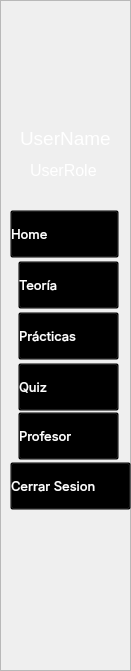
    <widget class="QFrame" name="fondo_menu">
     <property name="geometry">
      <rect>
       <x>9</x>
       <y>20</y>
       <width>131</width>
       <height>671</height>
      </rect>
     </property>
     <property name="styleSheet">
      <string notr="true">#fondo_menu{
	background-color: rgb(37, 161, 148);
	border-radius: 20px;
}

menu_icon{
	background-color: rgb(255, 255, 255);
}

QVBoxLayout{
	background-color: transparent;
}

QPushButton{
	background-color: transparent;
	text-align: left;
	color: white;
}

QLabel{
	background-color: transparent;
	color: white;
}</string>
     </property>
     <property name="frameShape">
      <enum>QFrame::StyledPanel</enum>
     </property>
     <property name="frameShadow">
      <enum>QFrame::Raised</enum>
     </property>
     <widget class="QLabel" name="icon_user">
      <property name="geometry">
       <rect>
        <x>30</x>
        <y>40</y>
        <width>71</width>
        <height>71</height>
       </rect>
      </property>
      <property name="styleSheet">
       <string notr="true">background-color: transparent;</string>
      </property>
      <property name="text">
       <string/>
      </property>
      <property name="pixmap">
       <pixmap>../src/icons/icon_user.png</pixmap>
      </property>
      <property name="scaledContents">
       <bool>true</bool>
      </property>
     </widget>
     <widget class="QLabel" name="icon_unimayor">
      <property name="geometry">
       <rect>
        <x>30</x>
        <y>560</y>
        <width>71</width>
        <height>71</height>
       </rect>
      </property>
      <property name="styleSheet">
       <string notr="true">background-color: transparent;</string>
      </property>
      <property name="text">
       <string/>
      </property>
      <property name="pixmap">
       <pixmap>../src/icons/logo_IUCMC.png</pixmap>
      </property>
      <property name="scaledContents">
       <bool>true</bool>
      </property>
     </widget>
     <widget class="QLabel" name="label_userName">
      <property name="geometry">
       <rect>
        <x>20</x>
        <y>130</y>
        <width>91</width>
        <height>16</height>
       </rect>
      </property>
      <property name="font">
       <font>
        <pointsize>14</pointsize>
       </font>
      </property>
      <property name="text">
       <string>UserName</string>
      </property>
     </widget>
     <widget class="QLabel" name="label_userRole">
      <property name="geometry">
       <rect>
        <x>30</x>
        <y>160</y>
        <width>71</width>
        <height>20</height>
       </rect>
      </property>
      <property name="font">
       <font>
        <pointsize>12</pointsize>
       </font>
      </property>
      <property name="text">
       <string>UserRole</string>
      </property>
     </widget>
     <widget class="QPushButton" name="button_menu_teoria">
      <property name="geometry">
       <rect>
        <x>18</x>
        <y>261</y>
        <width>101</width>
        <height>48</height>
       </rect>
      </property>
      <property name="font">
       <font>
        <family>Inter</family>
        <pointsize>10</pointsize>
       </font>
      </property>
      <property name="layoutDirection">
       <enum>Qt::LeftToRight</enum>
      </property>
      <property name="autoFillBackground">
       <bool>false</bool>
      </property>
      <property name="styleSheet">
       <string notr="true"/>
      </property>
      <property name="text">
       <string>Teoría</string>
      </property>
      <property name="icon">
       <iconset>
        <normaloff>../src/icons/icon_teoria.png</normaloff>../src/icons/icon_teoria.png</iconset>
      </property>
      <property name="iconSize">
       <size>
        <width>40</width>
        <height>40</height>
       </size>
      </property>
     </widget>
     <widget class="QPushButton" name="button_menu_quiz">
      <property name="geometry">
       <rect>
        <x>18</x>
        <y>363</y>
        <width>101</width>
        <height>48</height>
       </rect>
      </property>
      <property name="font">
       <font>
        <family>Inter</family>
        <pointsize>10</pointsize>
        <weight>50</weight>
        <bold>false</bold>
       </font>
      </property>
      <property name="layoutDirection">
       <enum>Qt::LeftToRight</enum>
      </property>
      <property name="autoFillBackground">
       <bool>false</bool>
      </property>
      <property name="styleSheet">
       <string notr="true"/>
      </property>
      <property name="text">
       <string>Quiz</string>
      </property>
      <property name="icon">
       <iconset>
        <normaloff>../src/icons/icon_quiz.png</normaloff>../src/icons/icon_quiz.png</iconset>
      </property>
      <property name="iconSize">
       <size>
        <width>40</width>
        <height>30</height>
       </size>
      </property>
     </widget>
     <widget class="QPushButton" name="button_menu_home">
      <property name="geometry">
       <rect>
        <x>10</x>
        <y>210</y>
        <width>109</width>
        <height>48</height>
       </rect>
      </property>
      <property name="font">
       <font>
        <family>Inter</family>
        <pointsize>10</pointsize>
       </font>
      </property>
      <property name="layoutDirection">
       <enum>Qt::LeftToRight</enum>
      </property>
      <property name="autoFillBackground">
       <bool>false</bool>
      </property>
      <property name="styleSheet">
       <string notr="true">background-color: transparent;</string>
      </property>
      <property name="text">
       <string>Home</string>
      </property>
      <property name="icon">
       <iconset>
        <normaloff>../src/icons/icon_home.png</normaloff>../src/icons/icon_home.png</iconset>
      </property>
      <property name="iconSize">
       <size>
        <width>40</width>
        <height>40</height>
       </size>
      </property>
     </widget>
     <widget class="QPushButton" name="button_menu_practicas">
      <property name="geometry">
       <rect>
        <x>18</x>
        <y>312</y>
        <width>101</width>
        <height>48</height>
       </rect>
      </property>
      <property name="font">
       <font>
        <family>Inter</family>
        <pointsize>10</pointsize>
       </font>
      </property>
      <property name="layoutDirection">
       <enum>Qt::LeftToRight</enum>
      </property>
      <property name="autoFillBackground">
       <bool>false</bool>
      </property>
      <property name="styleSheet">
       <string notr="true"/>
      </property>
      <property name="text">
       <string>Prácticas</string>
      </property>
      <property name="icon">
       <iconset>
        <normaloff>../src/icons/icon_practicas.png</normaloff>../src/icons/icon_practicas.png</iconset>
      </property>
      <property name="iconSize">
       <size>
        <width>40</width>
        <height>35</height>
       </size>
      </property>
     </widget>
     <widget class="QPushButton" name="button_menu_profesor">
      <property name="geometry">
       <rect>
        <x>18</x>
        <y>412</y>
        <width>101</width>
        <height>48</height>
       </rect>
      </property>
      <property name="font">
       <font>
        <family>Inter</family>
        <pointsize>10</pointsize>
        <weight>50</weight>
        <bold>false</bold>
       </font>
      </property>
      <property name="layoutDirection">
       <enum>Qt::LeftToRight</enum>
      </property>
      <property name="autoFillBackground">
       <bool>false</bool>
      </property>
      <property name="styleSheet">
       <string notr="true"/>
      </property>
      <property name="text">
       <string>Profesor</string>
      </property>
      <property name="icon">
       <iconset>
        <normaloff>../src/icons/icon_profesor.png</normaloff>../src/icons/icon_profesor.png</iconset>
      </property>
      <property name="iconSize">
       <size>
        <width>40</width>
        <height>30</height>
       </size>
      </property>
     </widget>
     <widget class="QPushButton" name="button_menu_cerrar_sesion">
      <property name="geometry">
       <rect>
        <x>10</x>
        <y>462</y>
        <width>121</width>
        <height>48</height>
       </rect>
      </property>
      <property name="font">
       <font>
        <family>Inter</family>
        <pointsize>10</pointsize>
        <weight>50</weight>
        <bold>false</bold>
       </font>
      </property>
      <property name="layoutDirection">
       <enum>Qt::LeftToRight</enum>
      </property>
      <property name="autoFillBackground">
       <bool>false</bool>
      </property>
      <property name="styleSheet">
       <string notr="true"/>
      </property>
      <property name="text">
       <string>Cerrar Sesion</string>
      </property>
      <property name="icon">
       <iconset>
        <normaloff>../src/icons/icon_profesor.png</normaloff>../src/icons/icon_profesor.png</iconset>
      </property>
      <property name="iconSize">
       <size>
        <width>40</width>
        <height>30</height>
       </size>
      </property>
     </widget>
    </widget>
